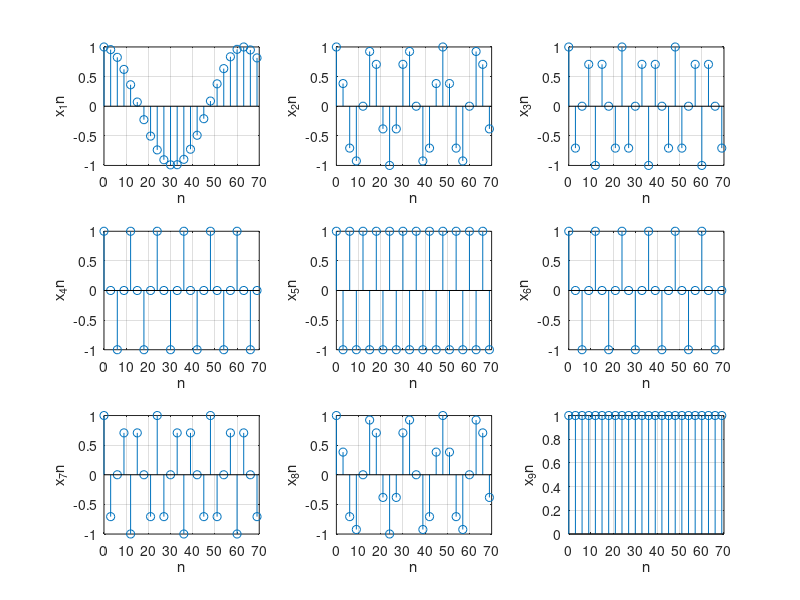

MATLAB code for this plot:
% sampling frequency 
Ts = 3;

% n = KTs
n = (0:Ts:70)';

% generate plot for part 1
x1n = cos(n*0.1);

subplot(3,3,1);
stem(n,x1n);
grid on;
xlabel('n');
ylabel('x_1n');


% generate plot for part 2
x2n = cos(n*pi/8);

subplot(3,3,2);
stem(n,x2n);
grid on;
xlabel('n');
ylabel('x_2n');

% generate plot for part 3
x3n = cos(n*pi/4);

subplot(3,3,3);
stem(n,x3n);
grid on;
xlabel('n');
ylabel('x_3n');

% generate plot for part 4
x4n = cos(n*pi/2);

subplot(3,3,4);
stem(n,x4n);
grid on;
xlabel('n');
ylabel('x_4n');


% generate plot for part 5
x5n = cos(n*pi);

subplot(3,3,5);
stem(n,x5n);
grid on;
xlabel('n');
ylabel('x_5n');

% generate plot for part 6
x6n = cos(n*pi*3/2);

subplot(3,3,6);
stem(n,x6n);
grid on;
xlabel('n');
ylabel('x_6n');

% generate plot for part 7
x7n = cos(n*pi*7/4);

subplot(3,3,7);
stem(n,x7n);
grid on;
xlabel('n');
ylabel('x_7n');


% generate plot for part 8
x8n = cos(n*pi*15/8);

subplot(3,3,8);
stem(n,x8n);
grid on;
xlabel('n');
ylabel('x_8n');


% generate plot for part 9
x9n = cos(n*pi*2);

subplot(3,3,9);
stem(n,x9n);
grid on;
xlabel('n');
ylabel('x_9n');
